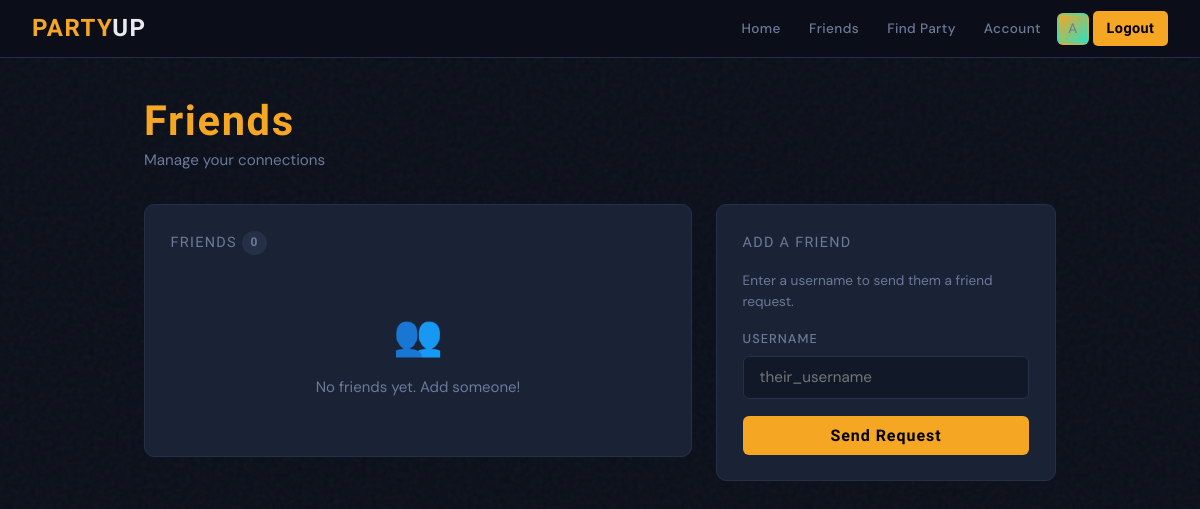
Page /friends/ (signed in) on the earlier database version.
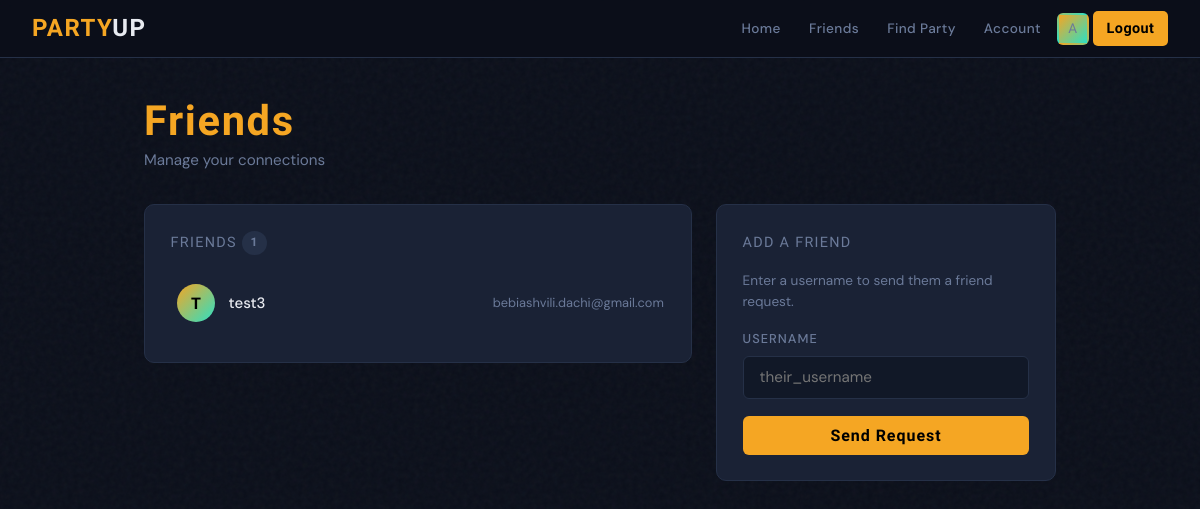
Same page on the later database version.
### users_App/models.py (models this page shows, shortened)
class Friend(models.Model):
    STATUS_CHOICES = [
        ('pending', 'Pending'),
        ('accepted', 'Accepted'),
        ('declined', 'Declined'),
    ]
    from_user = models.ForeignKey(User, related_name='friend_requests_sent', on_delete=models.CASCADE)
    to_user = models.ForeignKey(User, related_name='friend_requests_received', on_delete=models.CASCADE)
    status = models.CharField(max_length=10, choices=STATUS_CHOICES, default='pending')
    created_at = models.DateTimeField(auto_now_add=True)
    class Meta:
        unique_together = ('from_user', 'to_user')

### users_App/views.py (the view, shortened to what this page needs)
# urls.py: path('friends/', friends_view, name='friends'),
@login_required_message
def friends_view(request):
    friends = Friend.objects.filter(
        (Q(from_user=request.user) | Q(to_user=request.user)) & Q(status='accepted')
    ).select_related('from_user', 'to_user',
                     'from_user__profile', 'to_user__profile')
    friend_requests = Friend.objects.filter(
        to_user=request.user, status='pending'
    ).select_related('from_user', 'from_user__profile')
    return render(request, 'friends.html', {
        'friends': friends,
        'friend_requests': friend_requests,
    })

### users_App/utils.py (called while the page is built)
def login_required_message(view_func):
    @wraps(view_func)
    def wrapper(request, *args, **kwargs):
        if not request.user.is_authenticated:
            messages.warning(request, "Try to login to access this page")
            return redirect('login')  # redirect to your login page
        return view_func(request, *args, **kwargs)
    return wrapper

### users_App/templates/friends.html (shortened to what this page needs)
{% extends "base.html" %}
{% block content %}
<div class="page-header anim">
  <div>
    <h1>Friends</h1>
    <p class="subtitle">Manage your connections</p>
  </div>
</div>
<div class="friends-layout">
  <div>
    <div class="card anim anim-d2">
      <div class="card-title">Friends <span class="badge badge-muted">{{ friends.count }}</span></div>
      {% if friends %}
        {% for fr in friends %}
          {% if fr.from_user == request.user %}
            {% with friend_user=fr.to_user %}
            <a href="{% url 'public_profile' friend_user.username %}" class="user-pill">
              <div class="avatar-sm">
                {% if friend_user.profile.avatar %}
                  <img src="{{ friend_user.profile.avatar.url }}" alt="avatar" />
                {% else %}
                  {{ friend_user.username|first|upper }}
                {% endif %}
              </div>
              <span class="user-name">{{ friend_user.username }}</span>
              <span style="font-size:.8rem; color:var(--muted);">{{ friend_user.email }}</span>
            </a>
            {% endwith %}
          {% else %}
            {% with friend_user=fr.from_user %}
            <a href="{% url 'public_profile' friend_user.username %}" class="user-pill">
              <div class="avatar-sm">
                {% if friend_user.profile.avatar %}
                  <img src="{{ friend_user.profile.avatar.url }}" alt="avatar" />
                {% else %}
                  {{ friend_user.username|first|upper }}
                {% endif %}
              </div>
              <span class="user-name">{{ friend_user.username }}</span>
              <span style="font-size:.8rem; color:var(--muted);">{{ friend_user.email }}</span>
            </a>
            {% endwith %}
          {% endif %}
        {% endfor %}
      {% else %}
        <div class="empty" style="padding:2rem 0;">
          <div class="empty-icon">👥</div>
          <p>No friends yet. Add someone!</p>
        </div>
      {% endif %}
    </div>
  </div>
  <div class="sidebar-card anim anim-d3">
    <div class="card">
      <div class="card-title">Add a Friend</div>
      <p style="color:var(--muted); font-size:.85rem; margin-bottom:1rem;">
        Enter a username to send them a friend request.
      </p>
      <form method="POST" action="{% url 'friends' %}">
        <div class="field">
          <label for="username">Username</label>
          <input type="text" id="username" name="username" placeholder="their_username" required />
        </div>
        <button type="submit" class="btn btn-primary btn-full">Send Request</button>
      </form>
    </div>
  </div>
</div>
{% endblock content %}

### Bunker_App/templates/base.html (shortened to what this page needs)
<!DOCTYPE html>
<html lang="en">
<head>
</head>
<body>
{% if request.user.is_authenticated %}
<nav>
  <a class="nav-brand" href="{% url 'main' %}">PARTY<span>UP</span></a>
  <div class="nav-links">
    <a href="{% url 'main' %}">Home</a>
    <a href="{% url 'friends' %}">Friends</a>
    <a href="{% url 'find_party' %}">Find Party</a>
    <a href="{% url 'account' %}">Account</a>
    <a href="{% url 'account' %}" class="nav-avatar" title="{{ request.user.username }}">
      {% if request.user.profile.avatar %}
        <img src="{{ request.user.profile.avatar.url }}" alt="avatar" />
      {% else %}
        {{ request.user.username|first|upper }}
      {% endif %}
    </a>
    <a href="{% url 'logout' %}" class="btn-gold" style="border-radius:5px;padding:.35rem .85rem;font-family:var(--font-head);font-weight:700;font-size:.9rem;">Logout</a>
  </div>
</nav>
{% endif %}
<div class="page-wrap">
  {% block content %}{% endblock %}
</div>
</body>
</html>

### Bunker_App/templates/base.html (style rules this page uses)
*, *::before, *::after { box-sizing: border-box; margin: 0; padding: 0; }
:root { --bg: #0b0f1a; --surface: #111827; --card: #1a2235; --border: #253047; --gold: #f5a623; --gold-dim: #b37818; --teal: #2de0c4; --red: #e84545; --text: #e8eaf0; --muted: #6b7a99; --radius: 6px; --font-head: 'Barlow Condensed', sans-serif; --font-body: 'DM Sans', sans-serif; }
html { scroll-behavior: smooth; }
body { background: var(--bg); color: var(--text); font-family: var(--font-body); font-size: 15px; min-height: 100vh; line-height: 1.6; }
body::before { content: ''; position: fixed; inset: 0; z-index: 0; pointer-events: none; }
nav { position: sticky; top: 0; z-index: 100; background: rgba(11,15,26,.92); backdrop-filter: blur(14px); border-bottom: 1px solid var(--border); display: flex; align-items: center; justify-content: space-between; padding: 0 2rem; height: 58px; }
.nav-brand { font-family: var(--font-head); font-size: 1.5rem; font-weight: 800; letter-spacing: .06em; color: var(--gold); text-decoration: none; }
.nav-brand span { color: var(--text); }
.nav-links { display: flex; align-items: center; gap: .25rem; }
.nav-links a { color: var(--muted); text-decoration: none; font-size: .85rem; font-weight: 500; letter-spacing: .03em; padding: .4rem .75rem; border-radius: var(--radius); transition: color .2s, background .2s; }
.nav-links .btn-gold { background: var(--gold); color: #000; font-weight: 700; }
.nav-avatar { width: 32px; height: 32px; border-radius: 50%; background: linear-gradient(135deg, var(--gold), var(--teal)); display: flex; align-items: center; justify-content: center; font-family: var(--font-head); font-size: .95rem; font-weight: 800; color: #000; overflow: hidden; flex-shrink: 0; text-decoration: none; border: 2px solid transparent; transition: border-color .2s; }
.page-wrap { position: relative; z-index: 1; max-width: 960px; margin: 0 auto; padding: 2.5rem 1.5rem; }
h1, h2, h3 { font-family: var(--font-head); font-weight: 800; letter-spacing: .04em; line-height: 1.1; }
h1 { font-size: 2.6rem; color: var(--gold); }
.card { background: var(--card); border: 1px solid var(--border); border-radius: 10px; padding: 1.6rem; }
label { display: block; font-size: .8rem; font-weight: 500; letter-spacing: .08em; text-transform: uppercase; color: var(--muted); margin-bottom: .4rem; }
input[type="text"], input[type="email"], input[type="password"], select, textarea { width: 100%; background: var(--surface); border: 1px solid var(--border); border-radius: var(--radius); color: var(--text); font-family: var(--font-body); font-size: .95rem; padding: .65rem 1rem; outline: none; transition: border-color .2s, box-shadow .2s; }
.field { margin-bottom: 1.1rem; }
.btn { display: inline-flex; align-items: center; justify-content: center; gap: .5rem; font-family: var(--font-head); font-size: 1rem; font-weight: 700; letter-spacing: .06em; padding: .6rem 1.4rem; border-radius: var(--radius); border: none; cursor: pointer; text-decoration: none; transition: transform .15s, box-shadow .15s, background .15s; }
.btn-primary { background: var(--gold); color: #000; }
.btn-full { width: 100%; }
.badge { display: inline-block; font-family: var(--font-head); font-size: .75rem; font-weight: 700; letter-spacing: .06em; padding: .15rem .55rem; border-radius: 99px; vertical-align: middle; }
.badge-muted { background: var(--border); color: var(--muted); }
.page-header { display: flex; align-items: flex-end; justify-content: space-between; margin-bottom: 2rem; gap: 1rem; }
.page-header .subtitle { color: var(--muted); font-size: .95rem; margin-top: .25rem; }
.anim { animation: fadeUp .4s ease both; }
.anim-d2 { animation-delay: .1s; }
.anim-d3 { animation-delay: .15s; }

Differences in the rows shown:
added Friend: from_user.username|first "T", from_user.username "test3", from_user.email "bebiashvili.dachi@gmail.com"
Other differences:
{{ friends.count }}: "0" → "1"
text no longer shown: "👥 No friends yet. Add someone!"
